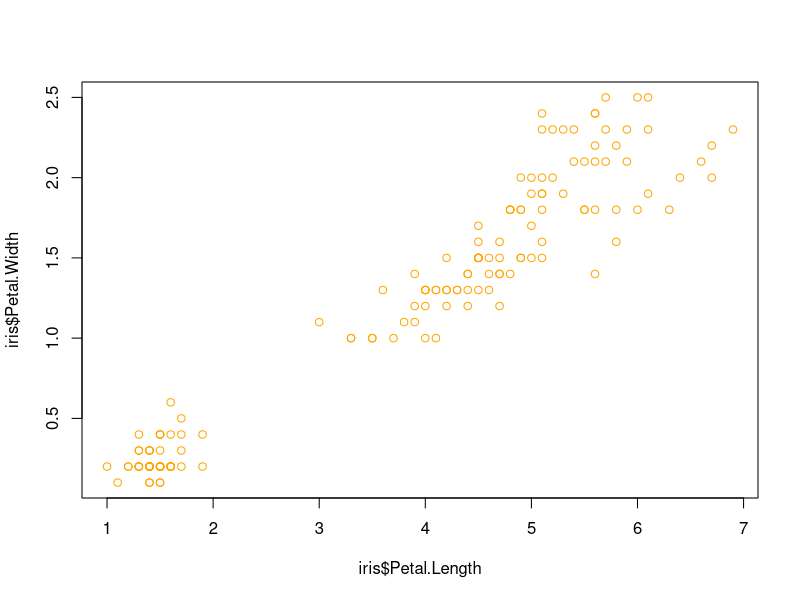
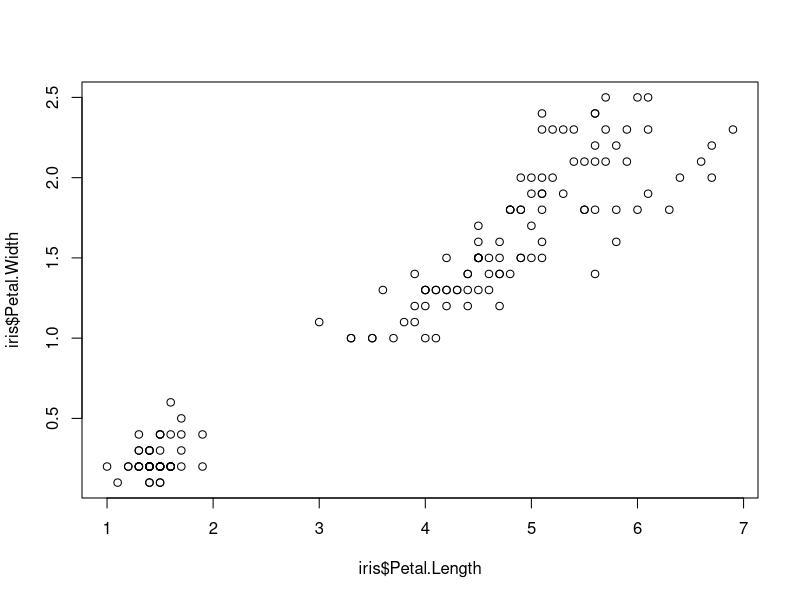
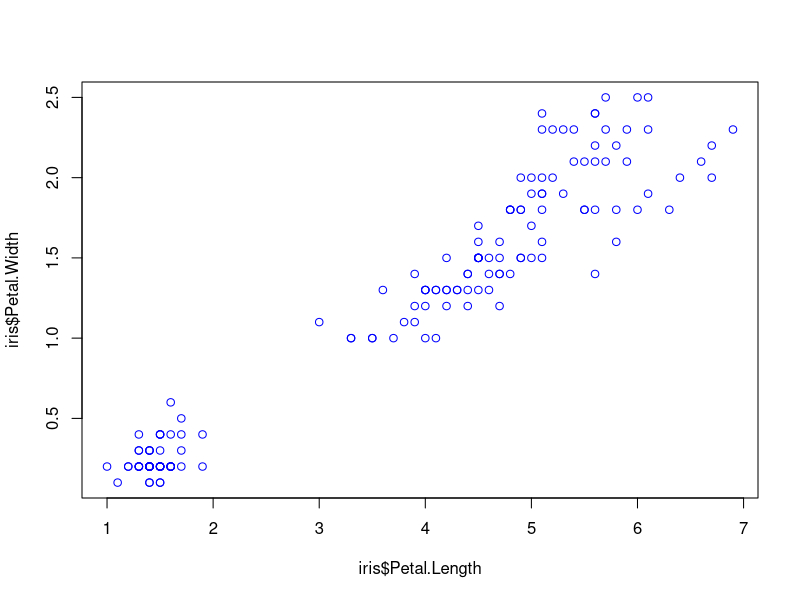
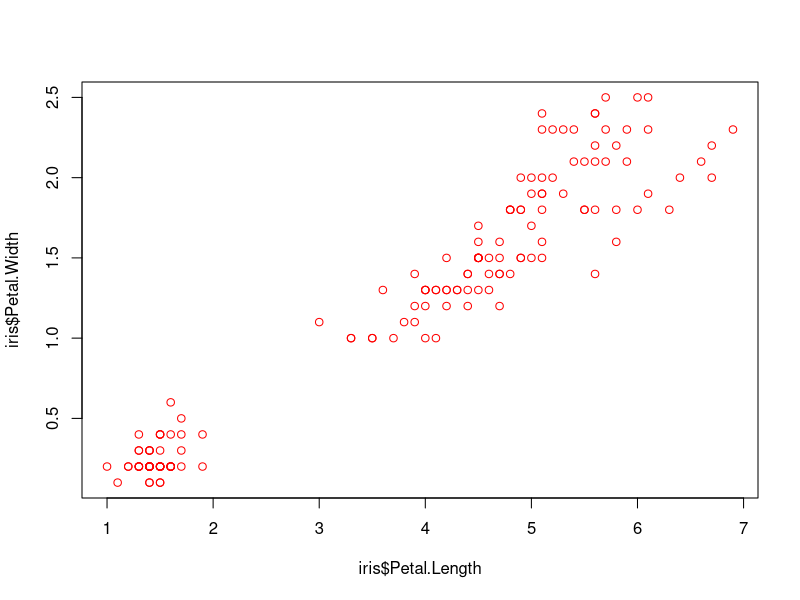
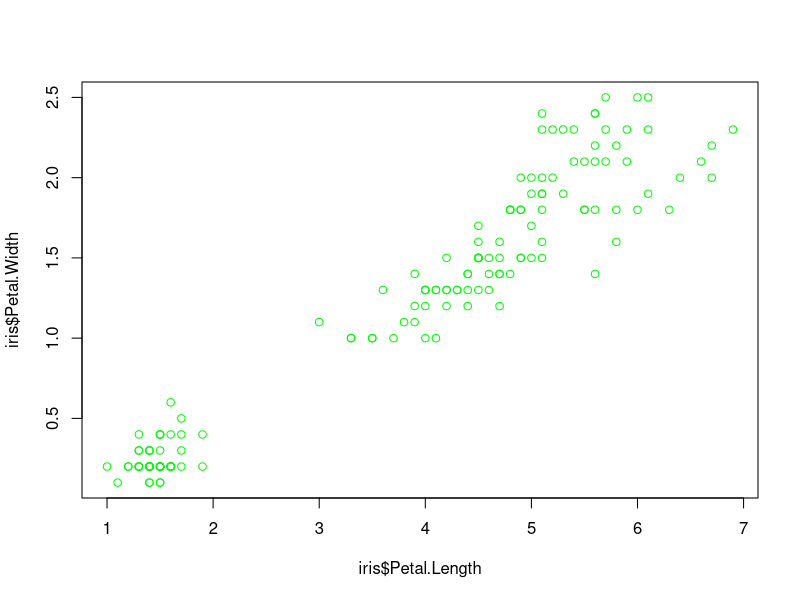
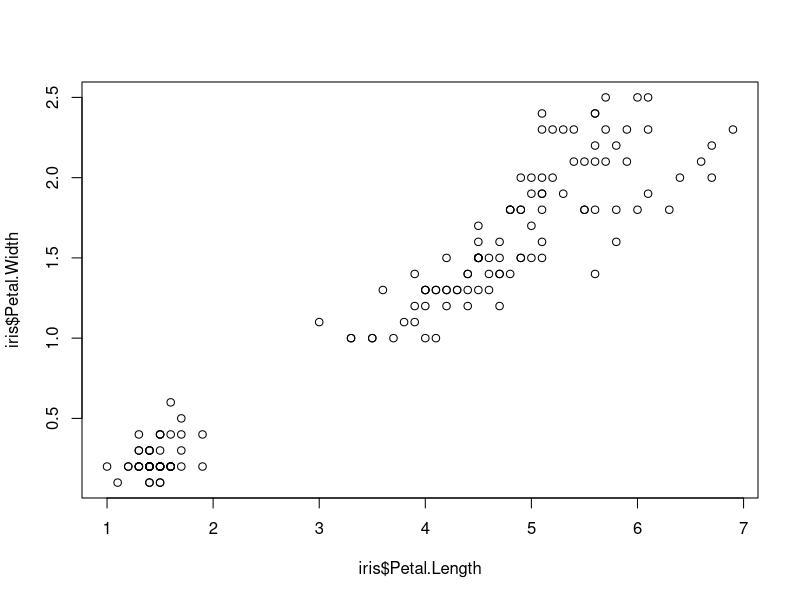
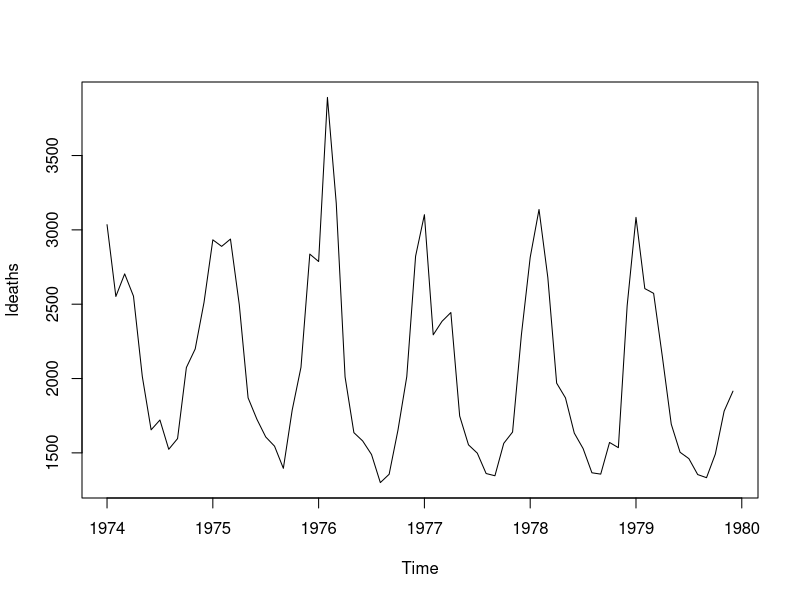
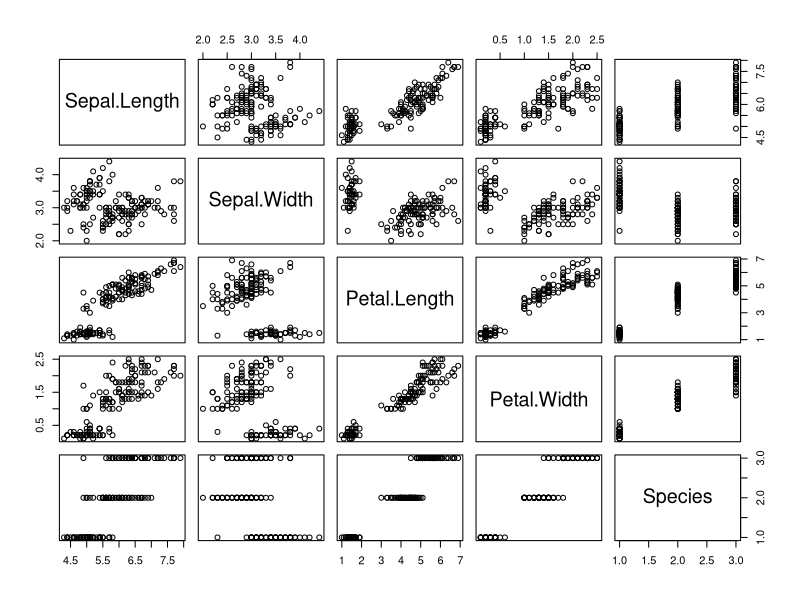

The R script that drew these images, in order:
## ---- chunk 1
knitr::opts_chunk$set(echo = TRUE)
library(ggplot2)
## ---- chunk 2
#open a new window
#windows() #on a pc
quartz() #on a mac

#current device
dev.cur()
## ---- chunk 3
?iris
head(iris)
str(iris)

# ================================================== #
# 1. scatter plot of petal width vs. length (RMD)
plot(iris$Petal.Length, iris$Petal.Width)

# open new device first
quartz()
plot(iris$Petal.Length, iris$Petal.Width)
dev.off()

# repeat in console
plot(iris$Petal.Length, iris$Petal.Width, col="orange")
dev.cur()

# ================================================== #
# plot directly from console
plot(iris$Petal.Length, iris$Petal.Width)

# plot directly from console, with blue points
plot(iris$Petal.Length, iris$Petal.Width, col="blue")

# ================================================== #
# plot directly from console
plot(iris$Petal.Length, iris$Petal.Width, col="red")

# plot directly from console, with blue points
plot(iris$Petal.Length, iris$Petal.Width, col="green")
dev.off()  # what happened to the plot?

## ---- chunk 4
# ================================================== #
# plot to PDF file in RMD (execute all at once)
pdf("iris_plot.pdf")
plot(iris$Petal.Length, iris$Petal.Width, col="purple")
dev.off()
dev.cur()

# ================================================== #
# repeat in console

pdf("iris_plot.pdf")
plot(iris$Petal.Length, iris$Petal.Width, col="magenta")
dev.off()

dev.cur()
## ---- chunk 5
plot(ldeaths)
## ---- chunk 6
head(iris)
str(iris)
plot(iris)
## ---- chunk 7
plot(x=iris$Sepal.Length,
     y=iris$Sepal.Width)
## ---- chunk 8
# ================================================== #
# fancy plot
x=iris$Sepal.Length
y=iris$Sepal.Width

plot(x, y,
     pch = 15, # 23
     col = "blue",
     cex = 0.5,
     xlab='Sepal length, mm',
     ylab='Sepal width, mm')

# ================================================== #
# add a regression line
# this throws an error if try to use dataframe cols directly
# this is because the function wants a matrix or vector object
abline(lm(y ~ x))
## ---- chunk 9
plot(x=iris$Sepal.Length,
     y=iris$Sepal.Width,
     col='red') # pass a single value to color *all* points the same way
## ---- chunk 10
# ================================================== #
# default
plot(x=iris$Sepal.Length,
     y=iris$Sepal.Width,
     col=iris$Species)

# use different colors
plot(x=iris$Sepal.Length,
     y=iris$Sepal.Width,
     col=c("red","green","blue"))
## ---- chunk 11
# ================================================== #
# make a copy of the Species column and check the levels
species_colors = iris$Species
levels(species_colors) 

# ================================================== #
# set color names as levels
levels(species_colors) = c("orange","purple","aquamarine")
species_colors                # what is this vector?
str(species_colors)           # is it already a factor?

# try this
plot(iris$Sepal.Length,
     y=iris$Sepal.Width,
     col=species_colors)

# ================================================== #
# huh? we need to convert the factor vector to a character vector
# why? these are not already part of the data frame (I don't get this behavior)
species_colors = as.character(species_colors)
plot(x=iris$Sepal.Length,
     y=iris$Sepal.Width,
     col=species_colors)
## ---- chunk 12
library(ggplot2)
head(iris)

# ================================================== #
# quick plot with defaults
qplot(x=Sepal.Length,
      y=Sepal.Width,
      data=iris,
      geom=c("point"),
      color=Species,
      xlab='Sepal length, mm',
      ylab='Sepal width, mm')
## ---- chunk 13
ggplot(data=iris,                    # specify the data frame
       mapping=aes(x=Sepal.Length,   # add aesthetics
                   y=Sepal.Width)) +
  geom_point() +                     # add geometry
  theme_grey() +                     # add a theme (this is actually the default theme)
  xlab('Sepal length, mm') +         # add axis labels
  ylab('Sepal width, mm')
## ---- chunk 14
# ================================================== #
# global aes mapping by factor group
ggplot(data=iris, 
       mapping=aes(x=Sepal.Length,
                   y=Sepal.Width,
                   color=Species)) + # global color
  geom_point() +
  xlab('Sepal length, mm') +
  ylab('Sepal width, mm')

# ================================================== #
# mapping to data to aes can also go inside a geometry
ggplot(data=iris, 
       mapping=aes(x=Sepal.Length,
                   y=Sepal.Width)) +
  geom_point(mapping=aes(color=Species)) # geom color

# ================================================== #
# manual mapping of ALL data to the same color

# can do this globally ...
ggplot(data=iris,
       mapping=aes(x=Sepal.Length,
                   y=Sepal.Width, color="red")) +
  geom_point()

# ... or in the geom layer
ggplot(data=iris,
       mapping=aes(x=Sepal.Length,
                   y=Sepal.Width)) +
  geom_point(color="red")
## ---- chunk 15
hist(iris$Sepal.Length)
## ---- chunk 16
# do it in steps
virgnica_rows = which(iris$Species=='virginica')
iris_virginica = iris[virgnica_rows,]
hist(iris_virginica$Sepal.Length)

# ================================================== #
# do it in one go
hist(iris[which(iris$Species=='virginica'), "Sepal.Length"])

# prettier
hist(iris[which(iris$Species=='virginica'), "Sepal.Length"],
     xlab='Sepal length, mm',
     main='Sepal length for Virginica')
## ---- chunk 17
qplot(x=Sepal.Length,
      data=iris,
      fill=Species,
      color=Species,   # here color applies to the borders!
      alpha=0.2)       # make the bars semi-transparent
## ---- chunk 18
ggplot(data=iris,
       mapping=aes(x=Sepal.Length,
                   fill=Species,
                   color=Species))  +
  geom_histogram(alpha=0.2)
## ---- chunk 19
# ================================================== #
# create sample data
sampleData.df = data.frame(Control=sample(20,5),
                           Nitrogen=sample(20,5),
                           Phospate=sample(20,5))
rownames(sampleData.df) = c("GeneA","GeneB","GeneC", "GeneD", "GeneE")
sampleData.df # take a look

# ================================================== #
# genes in Control condition (a single vector)
barplot(height=sampleData.df$Control,
        names.arg=row.names(sampleData.df))

# ================================================== #
# matrix with stacked bars
barplot(height=as.matrix(sampleData.df))
#barplot(height = sampleData.df) # this does not work!

# ================================================== #
# side-by-side bars in the rainbow palette, horizontal orientation
barplot(height=as.matrix(sampleData.df),
        beside=TRUE,
        horiz=TRUE,
        col=rainbow(4))
## ---- chunk 20
barplot(height=as.matrix(sampleData.df),
        beside=TRUE,
        horiz=TRUE,
        col=rainbow(5)) # use the right number of colors

# add a legend
legend(15, 10, legend = rownames(sampleData.df), fill = rainbow(5))
## ---- chunk 21
barplot(height=as.matrix(sampleData.df),
        beside=TRUE,
        horiz=TRUE,
        xlim = c(0,25),
        col=rainbow(5)) # use the right number of colors

# add a legend
legend(20, 14, legend = rownames(sampleData.df), fill = rainbow(5))

## ---- chunk 22
# ================================================== #
# transform wide to long format
sampleData.df.long = stack(sampleData.df)
head(sampleData.df.long) # check

# ================================================== #
# Let's rename "ind" to "Condition"
colnames(sampleData.df.long)[2] = "Condition"

# ================================================== #
# Let's also add a "Gene" column
# Since there are 5 genes and 3 conditions, we will just replicate the 5 gene names 3 times.
sampleData.df.long$Gene = rep(rownames(sampleData.df),3)
head(sampleData.df.long) # check
## ---- chunk 23
# ================================================== #
# stacked
ggplot(data=sampleData.df.long,
       aes(x=Condition,
           y=values,
           fill=Gene)) +
  geom_bar(stat="identity",
           color="black")

# ================================================== #
# side-by-side
ggplot(data=sampleData.df.long,
       aes(x=Condition,
           y=values,
           fill=Gene)) +
  geom_bar(stat="identity",
           color="black",
           position=position_dodge())
